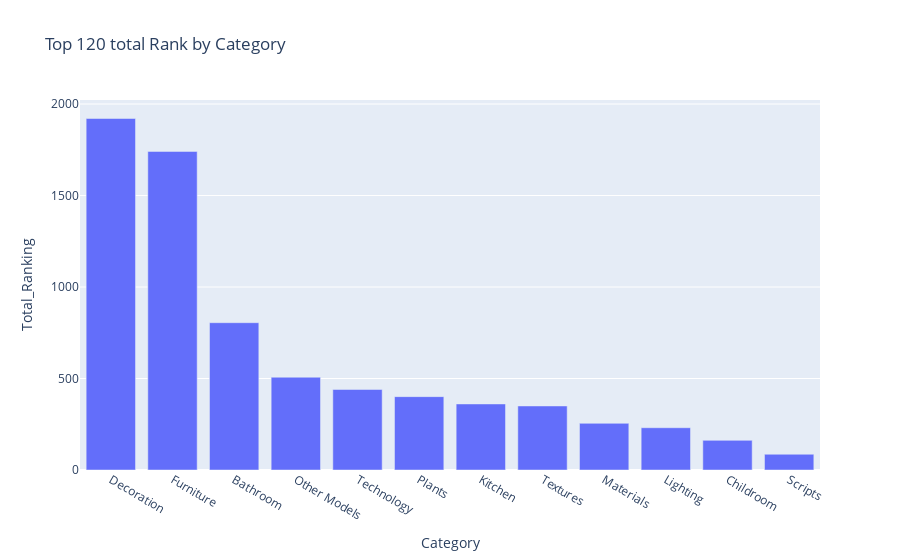

Notebook cell for this chart:
### Code cell
result_vis['Ranking'] = 121 - result_vis['N']

result_grouped_cat_ranking = result_vis.groupby(by=['Category'], as_index=False)['Ranking'].sum()
result_grouped_cat_ranking.columns = ['Category', 'Total_Ranking']
result_grouped_sort_ranking = result_grouped_cat_ranking.sort_values(by='Total_Ranking', ascending=False) # type: ignore

fig5 = px.bar(result_grouped_sort_ranking, x='Category', y='Total_Ranking', title='Top 120 total Rank by Category')
fig5.show()

### Figure 1 — Plotly figure (JSON) as saved in the notebook; plotly's stock layout.template omitted (floating-point values rounded to 4 significant figures)
{"data": [{"alignmentgroup": "True", "hovertemplate": "Category=%{x}<br>Total_Ranking=%{y}<extra></extra>", "legendgroup": "", "marker": {"color": "#636efa", "pattern": {"shape": ""}}, "name": "", "offsetgroup": "", "orientation": "v", "showlegend": false, "textposition": "auto", "type": "bar", "x": ["Decoration", "Furniture", "Bathroom", "Other Models", "Technology", "Plants", "Kitchen", "Textures", "Materials", "Lighting", "Childroom", "Scripts"], "xaxis": "x", "y": [1921, 1741, 805, 507, 440, 401, 361, 350, 255, 231, 162, 86], "yaxis": "y"}], "layout": {"barmode": "relative", "legend": {"tracegroupgap": 0}, "title": {"text": "Top 120 total Rank by Category"}, "xaxis": {"anchor": "y", "domain": [0, 1], "title": {"text": "Category"}}, "yaxis": {"anchor": "x", "domain": [0, 1], "title": {"text": "Total_Ranking"}}}}
